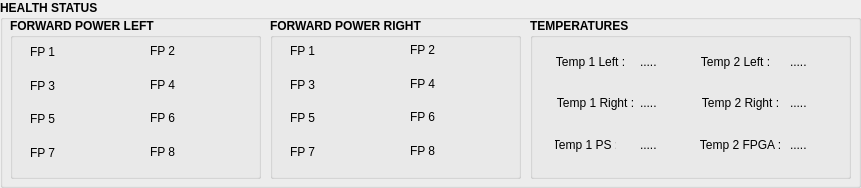
   <widget class="QGroupBox" name="radar_groupbox_22">
    <property name="geometry">
     <rect>
      <x>10</x>
      <y>445</y>
      <width>861</width>
      <height>188</height>
     </rect>
    </property>
    <property name="font">
     <font>
      <bold>true</bold>
     </font>
    </property>
    <property name="styleSheet">
     <string notr="true">QComboBox {
    color: white;
    background-color: #2a2f3b;
    border-radius: 5px;
    padding-left: 8px;
    padding-right: 25px;  /* reserve space for arrow */
    font-size: 12px;
}

/* Drop-down list (popup) */
QComboBox QAbstractItemView {
    background: transparent;             /* remove backside background */
    color: white;
    selection-background-color: #323741;
    selection-color: white;
    border: none;                        /* remove border */
    outline: 0;
    padding-left: 8px;                   /* add space from left */
    padding-right: 5px;
    border-radius: 5px;
    font-size: 15px;
}

/* Hover effect on closed combo box */
QComboBox:hover {
    background-color: #323741;
}

/* Drop-down arrow area (right side) */
QComboBox::drop-down {
    border: none;                        /* no border */
    width: 25px;
    subcontrol-origin: padding;
    subcontrol-position: top right;
    background: transparent;             /* keep transparent */
}

/* Arrow image */
QComboBox::down-arrow {
    image: url(:/resources/arrow.png);
    width: 12px;
    height: 12px;
}

/* Button styling */
QPushButton {
    background-color: orange;
    color: black;
    border: none;
    height: 35px;
    border-radius: 5px;
    font-size: 16px;
}

QPushButton:pressed {
    background-color: darkorange;
}

</string>
    </property>
    <property name="title">
     <string>HEALTH STATUS</string>
    </property>
    <widget class="QGroupBox" name="radar_groupbox_23">
     <property name="geometry">
      <rect>
       <x>10</x>
       <y>18</y>
       <width>251</width>
       <height>161</height>
      </rect>
     </property>
     <property name="font">
      <font>
       <bold>true</bold>
      </font>
     </property>
     <property name="styleSheet">
      <string notr="true">QComboBox {
    color: white;
    background-color: #2a2f3b;
    border-radius: 5px;
    padding-left: 8px;
    padding-right: 25px;  /* reserve space for arrow */
    font-size: 12px;
}

/* Drop-down list (popup) */
QComboBox QAbstractItemView {
    background: transparent;             /* remove backside background */
    color: white;
    selection-background-color: #323741;
    selection-color: white;
    border: none;                        /* remove border */
    outline: 0;
    padding-left: 8px;                   /* add space from left */
    padding-right: 5px;
    border-radius: 5px;
    font-size: 15px;
}

/* Hover effect on closed combo box */
QComboBox:hover {
    background-color: #323741;
}

/* Drop-down arrow area (right side) */
QComboBox::drop-down {
    border: none;                        /* no border */
    width: 25px;
    subcontrol-origin: padding;
    subcontrol-position: top right;
    background: transparent;             /* keep transparent */
}

/* Arrow image */
QComboBox::down-arrow {
    image: url(:/resources/arrow.png);
    width: 12px;
    height: 12px;
}

/* Button styling */
QPushButton {
    background-color: orange;
    color: black;
    border: none;
    height: 35px;
    border-radius: 5px;
    font-size: 16px;
}

QPushButton:pressed {
    background-color: darkorange;
}

</string>
     </property>
     <property name="title">
      <string>FORWARD POWER LEFT</string>
     </property>
     <widget class="QLabel" name="label_129">
      <property name="geometry">
       <rect>
        <x>20</x>
        <y>55</y>
        <width>31</width>
        <height>26</height>
       </rect>
      </property>
      <property name="font">
       <font>
        <pointsize>9</pointsize>
       </font>
      </property>
      <property name="text">
       <string>FP 3</string>
      </property>
     </widget>
     <widget class="QLabel" name="label_130">
      <property name="geometry">
       <rect>
        <x>20</x>
        <y>88</y>
        <width>31</width>
        <height>26</height>
       </rect>
      </property>
      <property name="font">
       <font>
        <pointsize>9</pointsize>
       </font>
      </property>
      <property name="text">
       <string>FP 5</string>
      </property>
     </widget>
     <widget class="QLabel" name="label_131">
      <property name="geometry">
       <rect>
        <x>20</x>
        <y>21</y>
        <width>31</width>
        <height>26</height>
       </rect>
      </property>
      <property name="font">
       <font>
        <pointsize>9</pointsize>
       </font>
      </property>
      <property name="text">
       <string>FP 1</string>
      </property>
     </widget>
     <widget class="QLabel" name="label_132">
      <property name="geometry">
       <rect>
        <x>20</x>
        <y>122</y>
        <width>31</width>
        <height>26</height>
       </rect>
      </property>
      <property name="font">
       <font>
        <pointsize>9</pointsize>
       </font>
      </property>
      <property name="text">
       <string>FP 7</string>
      </property>
     </widget>
     <widget class="QLabel" name="fpLf3">
      <property name="geometry">
       <rect>
        <x>80</x>
        <y>55</y>
        <width>25</width>
        <height>25</height>
       </rect>
      </property>
      <property name="font">
       <font>
        <pointsize>9</pointsize>
       </font>
      </property>
      <property name="text">
       <string/>
      </property>
      <property name="pixmap">
       <pixmap resource="C:/Users/HP/TrmRNDController/resources.qrc">:/newPrefix/resources/Off.png</pixmap>
      </property>
      <property name="scaledContents">
       <bool>true</bool>
      </property>
     </widget>
     <widget class="QLabel" name="fpLf5">
      <property name="geometry">
       <rect>
        <x>80</x>
        <y>88</y>
        <width>25</width>
        <height>25</height>
       </rect>
      </property>
      <property name="font">
       <font>
        <pointsize>9</pointsize>
       </font>
      </property>
      <property name="text">
       <string/>
      </property>
      <property name="pixmap">
       <pixmap resource="C:/Users/HP/TrmRNDController/resources.qrc">:/newPrefix/resources/Off.png</pixmap>
      </property>
      <property name="scaledContents">
       <bool>true</bool>
      </property>
     </widget>
     <widget class="QLabel" name="fpLf1">
      <property name="geometry">
       <rect>
        <x>80</x>
        <y>21</y>
        <width>25</width>
        <height>25</height>
       </rect>
      </property>
      <property name="font">
       <font>
        <pointsize>9</pointsize>
       </font>
      </property>
      <property name="text">
       <string/>
      </property>
      <property name="pixmap">
       <pixmap resource="C:/Users/HP/TrmRNDController/resources.qrc">:/newPrefix/resources/Off.png</pixmap>
      </property>
      <property name="scaledContents">
       <bool>true</bool>
      </property>
     </widget>
     <widget class="QLabel" name="fpLf7">
      <property name="geometry">
       <rect>
        <x>80</x>
        <y>122</y>
        <width>25</width>
        <height>25</height>
       </rect>
      </property>
      <property name="font">
       <font>
        <pointsize>9</pointsize>
       </font>
      </property>
      <property name="text">
       <string/>
      </property>
      <property name="pixmap">
       <pixmap resource="C:/Users/HP/TrmRNDController/resources.qrc">:/newPrefix/resources/Off.png</pixmap>
      </property>
      <property name="scaledContents">
       <bool>true</bool>
      </property>
     </widget>
     <widget class="QLabel" name="fpLf8">
      <property name="geometry">
       <rect>
        <x>200</x>
        <y>121</y>
        <width>25</width>
        <height>25</height>
       </rect>
      </property>
      <property name="font">
       <font>
        <pointsize>9</pointsize>
       </font>
      </property>
      <property name="text">
       <string/>
      </property>
      <property name="pixmap">
       <pixmap resource="C:/Users/HP/TrmRNDController/resources.qrc">:/newPrefix/resources/Off.png</pixmap>
      </property>
      <property name="scaledContents">
       <bool>true</bool>
      </property>
     </widget>
     <widget class="QLabel" name="label_138">
      <property name="geometry">
       <rect>
        <x>140</x>
        <y>121</y>
        <width>31</width>
        <height>26</height>
       </rect>
      </property>
      <property name="font">
       <font>
        <pointsize>9</pointsize>
       </font>
      </property>
      <property name="text">
       <string>FP 8</string>
      </property>
     </widget>
     <widget class="QLabel" name="fpLf4">
      <property name="geometry">
       <rect>
        <x>200</x>
        <y>54</y>
        <width>25</width>
        <height>25</height>
       </rect>
      </property>
      <property name="font">
       <font>
        <pointsize>9</pointsize>
       </font>
      </property>
      <property name="text">
       <string/>
      </property>
      <property name="pixmap">
       <pixmap resource="C:/Users/HP/TrmRNDController/resources.qrc">:/newPrefix/resources/Off.png</pixmap>
      </property>
      <property name="scaledContents">
       <bool>true</bool>
      </property>
     </widget>
     <widget class="QLabel" name="fpLf2">
      <property name="geometry">
       <rect>
        <x>200</x>
        <y>20</y>
        <width>25</width>
        <height>25</height>
       </rect>
      </property>
      <property name="font">
       <font>
        <pointsize>9</pointsize>
       </font>
      </property>
      <property name="text">
       <string/>
      </property>
      <property name="pixmap">
       <pixmap resource="C:/Users/HP/TrmRNDController/resources.qrc">:/newPrefix/resources/Off.png</pixmap>
      </property>
      <property name="scaledContents">
       <bool>true</bool>
      </property>
     </widget>
     <widget class="QLabel" name="label_141">
      <property name="geometry">
       <rect>
        <x>140</x>
        <y>87</y>
        <width>31</width>
        <height>26</height>
       </rect>
      </property>
      <property name="font">
       <font>
        <pointsize>9</pointsize>
       </font>
      </property>
      <property name="text">
       <string>FP 6</string>
      </property>
     </widget>
     <widget class="QLabel" name="fpLf6">
      <property name="geometry">
       <rect>
        <x>200</x>
        <y>87</y>
        <width>25</width>
        <height>25</height>
       </rect>
      </property>
      <property name="font">
       <font>
        <pointsize>9</pointsize>
       </font>
      </property>
      <property name="text">
       <string/>
      </property>
      <property name="pixmap">
       <pixmap resource="C:/Users/HP/TrmRNDController/resources.qrc">:/newPrefix/resources/Off.png</pixmap>
      </property>
      <property name="scaledContents">
       <bool>true</bool>
      </property>
     </widget>
     <widget class="QLabel" name="label_143">
      <property name="geometry">
       <rect>
        <x>140</x>
        <y>20</y>
        <width>31</width>
        <height>26</height>
       </rect>
      </property>
      <property name="font">
       <font>
        <pointsize>9</pointsize>
       </font>
      </property>
      <property name="text">
       <string>FP 2</string>
      </property>
     </widget>
     <widget class="QLabel" name="label_144">
      <property name="geometry">
       <rect>
        <x>140</x>
        <y>54</y>
        <width>31</width>
        <height>26</height>
       </rect>
      </property>
      <property name="font">
       <font>
        <pointsize>9</pointsize>
       </font>
      </property>
      <property name="text">
       <string>FP 4</string>
      </property>
     </widget>
    </widget>
    <widget class="QGroupBox" name="radar_groupbox_26">
     <property name="geometry">
      <rect>
       <x>530</x>
       <y>18</y>
       <width>321</width>
       <height>161</height>
      </rect>
     </property>
     <property name="font">
      <font>
       <bold>true</bold>
      </font>
     </property>
     <property name="styleSheet">
      <string notr="true">QComboBox {
    color: white;
    background-color: #2a2f3b;
    border-radius: 5px;
    padding-left: 8px;
    padding-right: 25px;  /* reserve space for arrow */
    font-size: 12px;
}

/* Drop-down list (popup) */
QComboBox QAbstractItemView {
    background: transparent;             /* remove backside background */
    color: white;
    selection-background-color: #323741;
    selection-color: white;
    border: none;                        /* remove border */
    outline: 0;
    padding-left: 8px;                   /* add space from left */
    padding-right: 5px;
    border-radius: 5px;
    font-size: 15px;
}

/* Hover effect on closed combo box */
QComboBox:hover {
    background-color: #323741;
}

/* Drop-down arrow area (right side) */
QComboBox::drop-down {
    border: none;                        /* no border */
    width: 25px;
    subcontrol-origin: padding;
    subcontrol-position: top right;
    background: transparent;             /* keep transparent */
}

/* Arrow image */
QComboBox::down-arrow {
    image: url(:/resources/arrow.png);
    width: 12px;
    height: 12px;
}

/* Button styling */
QPushButton {
    background-color: orange;
    color: black;
    border: none;
    height: 35px;
    border-radius: 5px;
    font-size: 12px;
}

QPushButton:pressed {
    background-color: darkorange;
}

</string>
     </property>
     <property name="title">
      <string>TEMPERATURES</string>
     </property>
     <widget class="QLabel" name="label_173">
      <property name="geometry">
       <rect>
        <x>25</x>
        <y>72</y>
        <width>81</width>
        <height>26</height>
       </rect>
      </property>
      <property name="font">
       <font>
        <pointsize>9</pointsize>
       </font>
      </property>
      <property name="text">
       <string>Temp 1 Right :</string>
      </property>
      <property name="alignment">
       <set>Qt::AlignmentFlag::AlignCenter</set>
      </property>
     </widget>
     <widget class="QLabel" name="rightTemp1">
      <property name="geometry">
       <rect>
        <x>110</x>
        <y>72</y>
        <width>41</width>
        <height>26</height>
       </rect>
      </property>
      <property name="font">
       <font>
        <pointsize>9</pointsize>
       </font>
      </property>
      <property name="text">
       <string>.....</string>
      </property>
     </widget>
     <widget class="QLabel" name="leftTemp1">
      <property name="geometry">
       <rect>
        <x>110</x>
        <y>31</y>
        <width>41</width>
        <height>26</height>
       </rect>
      </property>
      <property name="font">
       <font>
        <pointsize>9</pointsize>
       </font>
      </property>
      <property name="text">
       <string>.....</string>
      </property>
     </widget>
     <widget class="QLabel" name="psTemp">
      <property name="geometry">
       <rect>
        <x>110</x>
        <y>114</y>
        <width>41</width>
        <height>26</height>
       </rect>
      </property>
      <property name="font">
       <font>
        <pointsize>9</pointsize>
       </font>
      </property>
      <property name="text">
       <string>.....</string>
      </property>
     </widget>
     <widget class="QLabel" name="label_177">
      <property name="geometry">
       <rect>
        <x>25</x>
        <y>31</y>
        <width>71</width>
        <height>26</height>
       </rect>
      </property>
      <property name="font">
       <font>
        <pointsize>9</pointsize>
       </font>
      </property>
      <property name="text">
       <string>Temp 1 Left :</string>
      </property>
      <property name="alignment">
       <set>Qt::AlignmentFlag::AlignCenter</set>
      </property>
     </widget>
     <widget class="QLabel" name="label_178">
      <property name="geometry">
       <rect>
        <x>25</x>
        <y>114</y>
        <width>61</width>
        <height>26</height>
       </rect>
      </property>
      <property name="font">
       <font>
        <pointsize>9</pointsize>
       </font>
      </property>
      <property name="text">
       <string>Temp 1 PS :</string>
      </property>
      <property name="alignment">
       <set>Qt::AlignmentFlag::AlignCenter</set>
      </property>
     </widget>
     <widget class="QLabel" name="label_179">
      <property name="geometry">
       <rect>
        <x>170</x>
        <y>72</y>
        <width>81</width>
        <height>26</height>
       </rect>
      </property>
      <property name="font">
       <font>
        <pointsize>9</pointsize>
       </font>
      </property>
      <property name="text">
       <string>Temp 2 Right :</string>
      </property>
      <property name="alignment">
       <set>Qt::AlignmentFlag::AlignCenter</set>
      </property>
     </widget>
     <widget class="QLabel" name="rightTemp2">
      <property name="geometry">
       <rect>
        <x>260</x>
        <y>72</y>
        <width>41</width>
        <height>26</height>
       </rect>
      </property>
      <property name="font">
       <font>
        <pointsize>9</pointsize>
       </font>
      </property>
      <property name="text">
       <string>.....</string>
      </property>
     </widget>
     <widget class="QLabel" name="leftTemp2">
      <property name="geometry">
       <rect>
        <x>260</x>
        <y>31</y>
        <width>41</width>
        <height>26</height>
       </rect>
      </property>
      <property name="font">
       <font>
        <pointsize>9</pointsize>
       </font>
      </property>
      <property name="text">
       <string>.....</string>
      </property>
     </widget>
     <widget class="QLabel" name="fpgaTemp">
      <property name="geometry">
       <rect>
        <x>260</x>
        <y>114</y>
        <width>41</width>
        <height>26</height>
       </rect>
      </property>
      <property name="font">
       <font>
        <pointsize>9</pointsize>
       </font>
      </property>
      <property name="text">
       <string>.....</string>
      </property>
     </widget>
     <widget class="QLabel" name="label_183">
      <property name="geometry">
       <rect>
        <x>170</x>
        <y>31</y>
        <width>71</width>
        <height>26</height>
       </rect>
      </property>
      <property name="font">
       <font>
        <pointsize>9</pointsize>
       </font>
      </property>
      <property name="text">
       <string>Temp 2 Left :</string>
      </property>
      <property name="alignment">
       <set>Qt::AlignmentFlag::AlignCenter</set>
      </property>
     </widget>
     <widget class="QLabel" name="label_184">
      <property name="geometry">
       <rect>
        <x>170</x>
        <y>114</y>
        <width>81</width>
        <height>26</height>
       </rect>
      </property>
      <property name="font">
       <font>
        <pointsize>9</pointsize>
       </font>
      </property>
      <property name="text">
       <string>Temp 2 FPGA :</string>
      </property>
      <property name="alignment">
       <set>Qt::AlignmentFlag::AlignCenter</set>
      </property>
     </widget>
    </widget>
    <widget class="QGroupBox" name="radar_groupbox_24">
     <property name="geometry">
      <rect>
       <x>270</x>
       <y>18</y>
       <width>251</width>
       <height>161</height>
      </rect>
     </property>
     <property name="font">
      <font>
       <bold>true</bold>
      </font>
     </property>
     <property name="styleSheet">
      <string notr="true">QComboBox {
    color: white;
    background-color: #2a2f3b;
    border-radius: 5px;
    padding-left: 8px;
    padding-right: 25px;  /* reserve space for arrow */
    font-size: 12px;
}

/* Drop-down list (popup) */
QComboBox QAbstractItemView {
    background: transparent;             /* remove backside background */
    color: white;
    selection-background-color: #323741;
    selection-color: white;
    border: none;                        /* remove border */
    outline: 0;
    padding-left: 8px;                   /* add space from left */
    padding-right: 5px;
    border-radius: 5px;
    font-size: 15px;
}

/* Hover effect on closed combo box */
QComboBox:hover {
    background-color: #323741;
}

/* Drop-down arrow area (right side) */
QComboBox::drop-down {
    border: none;                        /* no border */
    width: 25px;
    subcontrol-origin: padding;
    subcontrol-position: top right;
    background: transparent;             /* keep transparent */
}

/* Arrow image */
QComboBox::down-arrow {
    image: url(:/resources/arrow.png);
    width: 12px;
    height: 12px;
}

/* Button styling */
QPushButton {
    background-color: orange;
    color: black;
    border: none;
    height: 35px;
    border-radius: 5px;
    font-size: 16px;
}

QPushButton:pressed {
    background-color: darkorange;
}

</string>
     </property>
     <property name="title">
      <string>FORWARD POWER RIGHT</string>
     </property>
     <widget class="QLabel" name="fpRl3">
      <property name="geometry">
       <rect>
        <x>80</x>
        <y>55</y>
        <width>25</width>
        <height>25</height>
       </rect>
      </property>
      <property name="font">
       <font>
        <pointsize>9</pointsize>
       </font>
      </property>
      <property name="text">
       <string/>
      </property>
      <property name="pixmap">
       <pixmap resource="C:/Users/HP/TrmRNDController/resources.qrc">:/newPrefix/resources/Off.png</pixmap>
      </property>
      <property name="scaledContents">
       <bool>true</bool>
      </property>
     </widget>
     <widget class="QLabel" name="fpRl5">
      <property name="geometry">
       <rect>
        <x>80</x>
        <y>88</y>
        <width>25</width>
        <height>25</height>
       </rect>
      </property>
      <property name="font">
       <font>
        <pointsize>9</pointsize>
       </font>
      </property>
      <property name="text">
       <string/>
      </property>
      <property name="pixmap">
       <pixmap resource="C:/Users/HP/TrmRNDController/resources.qrc">:/newPrefix/resources/Off.png</pixmap>
      </property>
      <property name="scaledContents">
       <bool>true</bool>
      </property>
     </widget>
     <widget class="QLabel" name="fpRl1">
      <property name="geometry">
       <rect>
        <x>80</x>
        <y>21</y>
        <width>25</width>
        <height>25</height>
       </rect>
      </property>
      <property name="font">
       <font>
        <pointsize>9</pointsize>
       </font>
      </property>
      <property name="text">
       <string/>
      </property>
      <property name="pixmap">
       <pixmap resource="C:/Users/HP/TrmRNDController/resources.qrc">:/newPrefix/resources/Off.png</pixmap>
      </property>
      <property name="scaledContents">
       <bool>true</bool>
      </property>
     </widget>
     <widget class="QLabel" name="fpRl7">
      <property name="geometry">
       <rect>
        <x>80</x>
        <y>122</y>
        <width>25</width>
        <height>25</height>
       </rect>
      </property>
      <property name="font">
       <font>
        <pointsize>9</pointsize>
       </font>
      </property>
      <property name="text">
       <string/>
      </property>
      <property name="pixmap">
       <pixmap resource="C:/Users/HP/TrmRNDController/resources.qrc">:/newPrefix/resources/Off.png</pixmap>
      </property>
      <property name="scaledContents">
       <bool>true</bool>
      </property>
     </widget>
     <widget class="QLabel" name="fpRl8">
      <property name="geometry">
       <rect>
        <x>200</x>
        <y>121</y>
        <width>25</width>
        <height>25</height>
       </rect>
      </property>
      <property name="font">
       <font>
        <pointsize>9</pointsize>
       </font>
      </property>
      <property name="text">
       <string/>
      </property>
      <property name="pixmap">
       <pixmap resource="C:/Users/HP/TrmRNDController/resources.qrc">:/newPrefix/resources/Off.png</pixmap>
      </property>
      <property name="scaledContents">
       <bool>true</bool>
      </property>
     </widget>
     <widget class="QLabel" name="fpRl4">
      <property name="geometry">
       <rect>
        <x>200</x>
        <y>54</y>
        <width>25</width>
        <height>25</height>
       </rect>
      </property>
      <property name="font">
       <font>
        <pointsize>9</pointsize>
       </font>
      </property>
      <property name="text">
       <string/>
      </property>
      <property name="pixmap">
       <pixmap resource="C:/Users/HP/TrmRNDController/resources.qrc">:/newPrefix/resources/Off.png</pixmap>
      </property>
      <property name="scaledContents">
       <bool>true</bool>
      </property>
     </widget>
     <widget class="QLabel" name="fpRl2">
      <property name="geometry">
       <rect>
        <x>200</x>
        <y>20</y>
        <width>25</width>
        <height>25</height>
       </rect>
      </property>
      <property name="font">
       <font>
        <pointsize>9</pointsize>
       </font>
      </property>
      <property name="text">
       <string/>
      </property>
      <property name="pixmap">
       <pixmap resource="C:/Users/HP/TrmRNDController/resources.qrc">:/newPrefix/resources/Off.png</pixmap>
      </property>
      <property name="scaledContents">
       <bool>true</bool>
      </property>
     </widget>
     <widget class="QLabel" name="fpRl6">
      <property name="geometry">
       <rect>
        <x>200</x>
        <y>87</y>
        <width>25</width>
        <height>25</height>
       </rect>
      </property>
      <property name="font">
       <font>
        <pointsize>9</pointsize>
       </font>
      </property>
      <property name="text">
       <string/>
      </property>
      <property name="pixmap">
       <pixmap resource="C:/Users/HP/TrmRNDController/resources.qrc">:/newPrefix/resources/Off.png</pixmap>
      </property>
      <property name="scaledContents">
       <bool>true</bool>
      </property>
     </widget>
     <widget class="QLabel" name="label_145">
      <property name="geometry">
       <rect>
        <x>140</x>
        <y>120</y>
        <width>31</width>
        <height>26</height>
       </rect>
      </property>
      <property name="font">
       <font>
        <pointsize>9</pointsize>
       </font>
      </property>
      <property name="text">
       <string>FP 8</string>
      </property>
     </widget>
     <widget class="QLabel" name="label_146">
      <property name="geometry">
       <rect>
        <x>140</x>
        <y>53</y>
        <width>31</width>
        <height>26</height>
       </rect>
      </property>
      <property name="font">
       <font>
        <pointsize>9</pointsize>
       </font>
      </property>
      <property name="text">
       <string>FP 4</string>
      </property>
     </widget>
     <widget class="QLabel" name="label_147">
      <property name="geometry">
       <rect>
        <x>140</x>
        <y>19</y>
        <width>31</width>
        <height>26</height>
       </rect>
      </property>
      <property name="font">
       <font>
        <pointsize>9</pointsize>
       </font>
      </property>
      <property name="text">
       <string>FP 2</string>
      </property>
     </widget>
     <widget class="QLabel" name="label_148">
      <property name="geometry">
       <rect>
        <x>140</x>
        <y>86</y>
        <width>31</width>
        <height>26</height>
       </rect>
      </property>
      <property name="font">
       <font>
        <pointsize>9</pointsize>
       </font>
      </property>
      <property name="text">
       <string>FP 6</string>
      </property>
     </widget>
     <widget class="QLabel" name="label_154">
      <property name="geometry">
       <rect>
        <x>20</x>
        <y>54</y>
        <width>31</width>
        <height>26</height>
       </rect>
      </property>
      <property name="font">
       <font>
        <pointsize>9</pointsize>
       </font>
      </property>
      <property name="text">
       <string>FP 3</string>
      </property>
     </widget>
     <widget class="QLabel" name="label_157">
      <property name="geometry">
       <rect>
        <x>20</x>
        <y>121</y>
        <width>31</width>
        <height>26</height>
       </rect>
      </property>
      <property name="font">
       <font>
        <pointsize>9</pointsize>
       </font>
      </property>
      <property name="text">
       <string>FP 7</string>
      </property>
     </widget>
     <widget class="QLabel" name="label_159">
      <property name="geometry">
       <rect>
        <x>20</x>
        <y>87</y>
        <width>31</width>
        <height>26</height>
       </rect>
      </property>
      <property name="font">
       <font>
        <pointsize>9</pointsize>
       </font>
      </property>
      <property name="text">
       <string>FP 5</string>
      </property>
     </widget>
     <widget class="QLabel" name="label_160">
      <property name="geometry">
       <rect>
        <x>20</x>
        <y>20</y>
        <width>31</width>
        <height>26</height>
       </rect>
      </property>
      <property name="font">
       <font>
        <pointsize>9</pointsize>
       </font>
      </property>
      <property name="text">
       <string>FP 1</string>
      </property>
     </widget>
    </widget>
   </widget>
